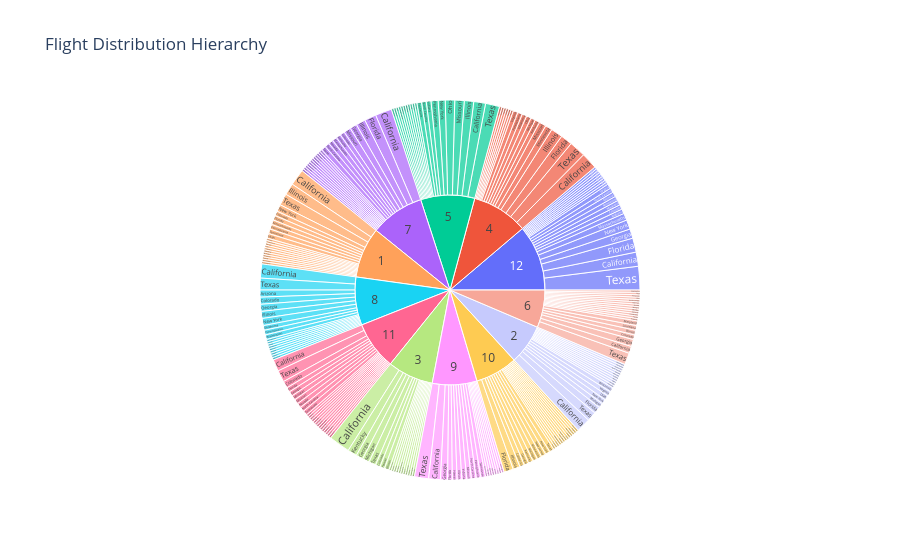

The cell this chart's notebook holds for it:
### Markdown cell above
Let us represent the hierarchical view in othe order of month and destination state holding value of number of flights.

### Code cell
## Write your code here
fig=go.Figure()
fig = px.sunburst(data, path=['Month', 'DestStateName'], values='Flights',title='Flight Distribution Hierarchy')
fig.show()

### Figure 1 — Plotly figure (JSON) as saved in the notebook; plotly's stock layout.template omitted (floating-point values rounded to 4 significant figures; data arrays with more than 128 entries replaced by an {"elided": "..."} marker saying what was removed)
{"data": [{"branchvalues": "total", "domain": {"x": [0, 1], "y": [0, 1]}, "hovertemplate": "labels=%{label}<br>Flights=%{value}<br>parent=%{parent}<br>id=%{id}<extra></extra>", "ids": {"elided": "260 str values"}, "labels": {"elided": "260 str values"}, "name": "", "parents": {"elided": "260 str values"}, "type": "sunburst", "values": {"elided": "260 int values"}}], "layout": {"legend": {"tracegroupgap": 0}, "title": {"text": "Flight Distribution Hierarchy"}}}
